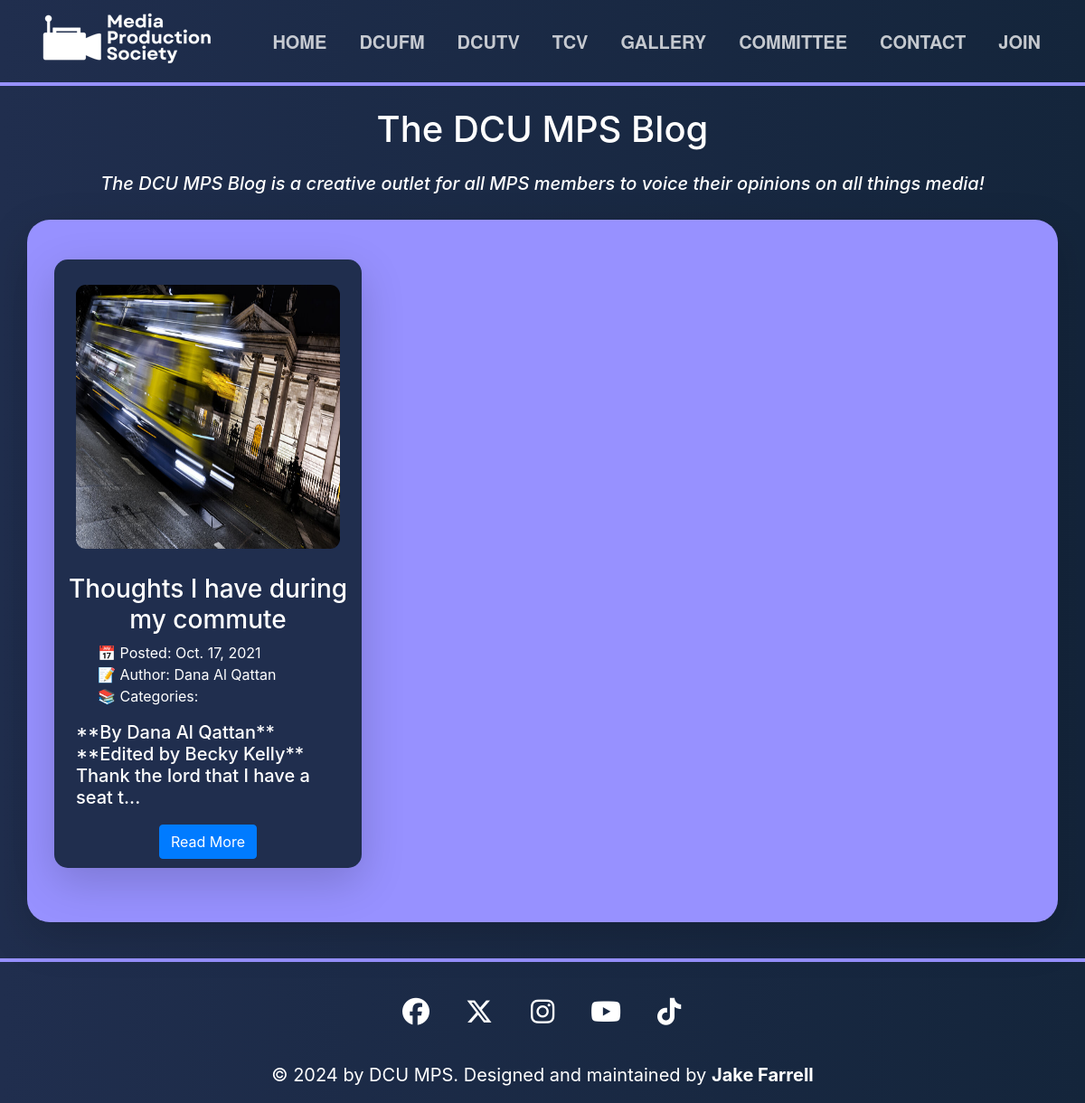
The app's page /blog/author/dana-al-qattan/ with its own data.
### mps_site/models.py (models this page shows, shortened)
class Post(models.Model):
    title = models.CharField(max_length=255)
    post_slug = models.SlugField(max_length=255, blank=True)
    author = models.ForeignKey(Author, on_delete=models.CASCADE)
    preview_image = models.CharField(max_length=255, default="assets/img/other/blank_event.png")
    body = models.TextField()
    created_on = models.DateTimeField(default=timezone.now)
    last_modified = models.DateTimeField(auto_now=True)
    categories = models.ManyToManyField("Category", related_name="posts")
    def __str__(self):
        return self.title

class Author(models.Model):
    name = models.CharField(max_length=255)
    author_slug = models.SlugField(max_length=255, blank=True)
    def __str__(self):
        return self.name

### mps_site/views.py (the view)
# urls.py: path("blog/author/<author>/", views.blog_author, name="blog_author"),
def blog_author(request, author):
    posts = Post.objects.filter(
        author__author_slug__contains=author
    ).order_by("-created_on")
    context = {
        "author": author,
        "page_name": posts,
        "posts": posts,
    }
    return render(request, "blog/author.html", context)

### mps_site/templates/blog/author.html (shortened to what this page needs)
{% extends "blog/index.html" %}

### mps_site/templates/blog/index.html (shortened to what this page needs)
{% extends 'base.html' %}
{% load static %}
{% block content %}
{% block page_content %}
    {% block posts %}
    <div class="container">
        <h1 class="my-4">The DCU MPS Blog</h1>
        <h5><i>The DCU MPS Blog is a creative outlet for all MPS members to voice their opinions on all things media!</h5></i>
        <div class="row justify-content-center">
          <div class="col-md-12 custom-box shadow-lg bg-body">
            <div class="center-contents">
              <div class="container mt-4">
                <div class="row">
        {% for post in posts %}
        <div class="col-md-4">
            <div class="committee-member shadow-lg bg-body" style="background-color: #202E4E; border-radius: 15px;">
              <a href="{% url 'blog_detail' post.post_slug %}"><img class="my-4" src="{% static post.preview_image %}" width="300px" height="300px" alt="MPS Sub-Group" style="aspect-ratio: 1 / 1; overflow: hidden;"></a>
              <h3 class="mx-2"><a href="{% url 'blog_detail' post.post_slug %}">{{ post.title | safe }}</a></h3>
              <ul class="mx-2" style="text-align: left; list-style: none;">
                <li>📅 Posted: {{ post.created_on.date }}</li>
                <li>📝 Author: <a href="{% url 'blog_author' post.author.author_slug %}">{{ post.author }}</a></li>
                <li>📚 Categories:
                </li>
                  </ul>
              <h5 class="mx-4" style="text-align: left;">{{ post.body | slice:":85" }}...</h5>
              <button class="btn btn-primary" style="margin-top: 10px; margin-bottom: 10px;"><a href="{% url 'blog_detail' post.post_slug %}" style="color: white;">Read More</a></button>
            </div>
          </div>
        {% endfor %}
                </div>
              </div>
            </div>
          </div>
        </div>
    </div>
    {% endblock posts %}
{% endblock page_content %}
{% endblock %}

### mps_site/static/css/style.css (style rules this page uses)
:root { --main-color: #202E4E; --secondary-color: #9791FF; --text-color: #ffffff; --hover-color: #FFE085; }
html { scroll-behavior: smooth; }
body { background-color: var(--main-color); }
h1 { text-align: center; color: var(--text-color); font-size: 60px; }
h3, h5 { text-align: center; color: var(--text-color); }
.custom-box { background-color: var(--secondary-color); color: var(--text-color); padding: 20px; margin: 20px; border-radius: 25px; }
.center-contents { text-align: center; }
a:link { color: var(--text-color); }
.container img { display: inline-block; vertical-align: middle; -webkit-transform: perspective(1px) translateZ(0); transform: perspective(1px) translateZ(0); box-shadow: 0 0 1px rgba(0, 0, 0, 0); -webkit-transition-duration: 0.3s; transition-duration: 0.3s; -webkit-transition-property: transform; transition-property: transform; }
.committee-member { text-align: center; margin-bottom: 40px; }
.committee-member img { max-width: 100%; width: 300px; height: 300px; height: auto; border-radius: 5%; margin-bottom: 30px; padding: 4px; }

### mps_site/templates/base.html (style rules this page uses)
body { background-image: linear-gradient(to right, #202E4E, rgb(20, 37, 59)) !important; margin: 0; }

### records on screen
Post: preview_image (picture), title "Thoughts I have during my commute", created_on "Oct. 17, 2021", author "Dana Al Qattan", body "**By Dana Al Qattan** **Edited by Becky Kelly** Thank the lord that I have a seat t"
